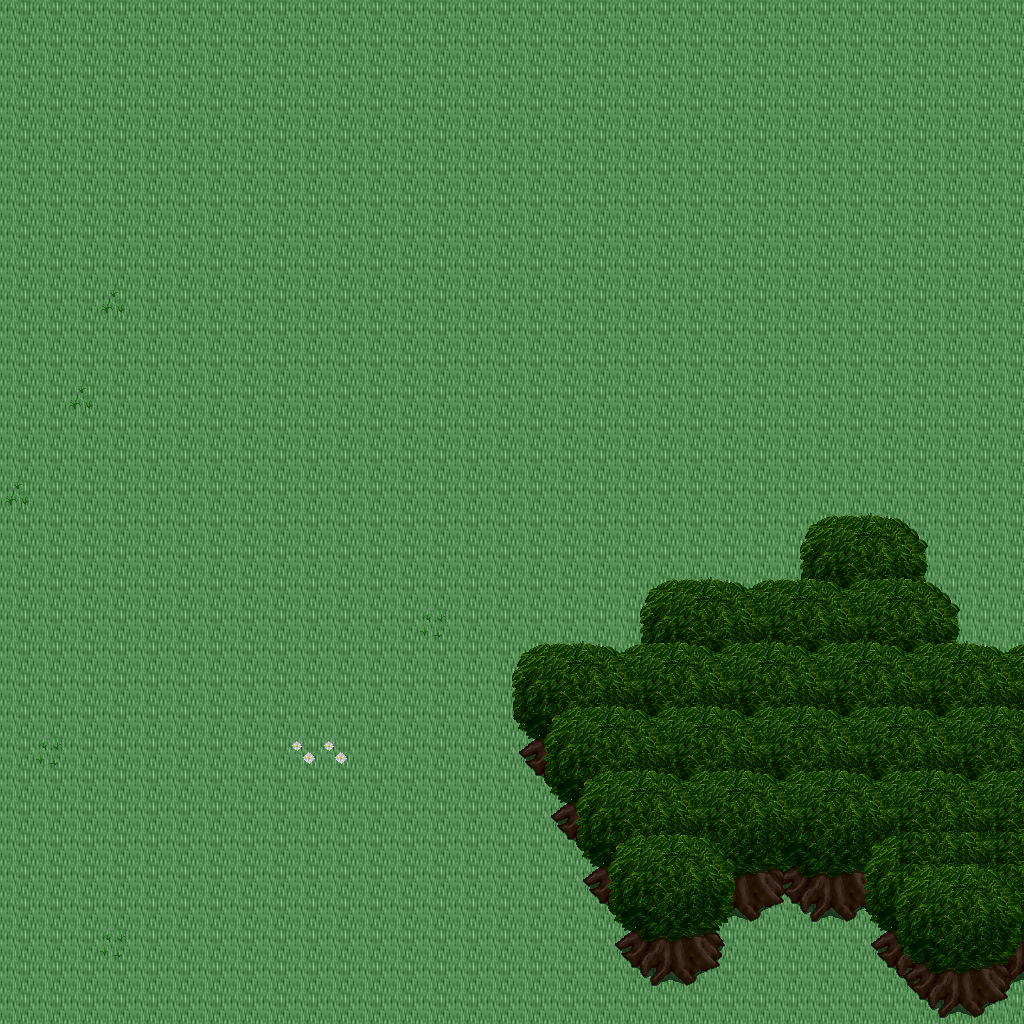

Tiled map render using the project's own tile images. Description and the map definition, with tile-layer contents summarised, below:
An orthogonal 32x32 tile map with 32x32 px tiles, 5 tile layers (Ground, Objects, Objects2, Above, ...), 1 hidden layer not drawn, 18 tilesets.

<map version="1.10" tiledversion="1.11.0" orientation="orthogonal" renderorder="right-down" width="32" height="32" tilewidth="32" tileheight="32" infinite="0" nextlayerid="11" nextobjectid="1">
 <tileset firstgid="1" name="ground_ground" tilewidth="32" tileheight="32" tilecount="33" columns="3">
  <image source="../drawable/ground_ground.png" width="96" height="352" />
 </tileset>
 <tileset firstgid="34" name="plant_flower_daisy_white" tilewidth="32" tileheight="32" tilecount="8" columns="2">
  <image source="../drawable/plant_flower_daisy_white.png" width="64" height="128" />
 </tileset>
 <tileset firstgid="42" name="plant_grasses" tilewidth="32" tileheight="32" tilecount="6" columns="3">
  <image source="../drawable/plant_grasses.png" width="96" height="64" />
 </tileset>
 <tileset firstgid="48" name="plant_flower_daisy_yellow" tilewidth="32" tileheight="32" tilecount="8" columns="2">
  <image source="../drawable/plant_flower_daisy_yellow.png" width="64" height="128" />
 </tileset>
 <tileset firstgid="56" name="plant_flower_daisy_blue" tilewidth="32" tileheight="32" tilecount="8" columns="2">
  <image source="../drawable/plant_flower_daisy_blue.png" width="64" height="128" />
 </tileset>
 <tileset firstgid="64" name="plant_flower_daisy_red" tilewidth="32" tileheight="32" tilecount="8" columns="2">
  <image source="../drawable/plant_flower_daisy_red.png" width="64" height="128" />
 </tileset>
 <tileset firstgid="72" name="plant_tree_tree_darkgreen" tilewidth="32" tileheight="32" tilecount="88" columns="8">
  <image source="../drawable/plant_tree_tree_darkgreen.png" width="256" height="352" />
 </tileset>
 <tileset firstgid="160" name="logic_creature_animal" tilewidth="32" tileheight="32" tilecount="32" columns="8">
  <image source="../drawable/logic_creature_animal.png" width="256" height="128" />
 </tileset>
 <tileset firstgid="192" name="logic_creature_elf" tilewidth="32" tileheight="32" tilecount="16" columns="8">
  <image source="../drawable/logic_creature_elf.png" width="256" height="64" />
 </tileset>
 <tileset firstgid="208" name="logic_collision" tilewidth="32" tileheight="32" tilecount="1" columns="1">
  <image source="../drawable/logic_collision.png" width="32" height="32" />
 </tileset>
 <tileset firstgid="209" name="logic_creature_human_evil" tilewidth="32" tileheight="32" tilecount="16" columns="8">
  <image source="../drawable/logic_creature_human_evil.png" width="256" height="64" />
 </tileset>
 <tileset firstgid="225" name="logic_portal" tilewidth="32" tileheight="32" tilecount="24" columns="8">
  <image source="../drawable/logic_portal.png" width="256" height="96" />
 </tileset>
 <tileset firstgid="249" name="ground_green_paving" tilewidth="32" tileheight="32" tilecount="18" columns="3">
  <image source="../drawable/ground_green_paving.png" width="96" height="192" />
 </tileset>
 <tileset firstgid="267" name="ground_water_swamp_water" tilewidth="32" tileheight="32" tilecount="33" columns="3">
  <image source="../drawable/ground_water_swamp_water.png" width="96" height="352" />
 </tileset>
 <tileset firstgid="300" name="plant_grasses_swamp" tilewidth="32" tileheight="32" tilecount="42" columns="6">
  <image source="../drawable/plant_grasses_swamp.png" width="192" height="224" />
 </tileset>
 <tileset firstgid="342" name="logic_protection" tilewidth="32" tileheight="32" tilecount="2" columns="2">
  <image source="../drawable/logic_protection.png" width="64" height="32" />
 </tileset>
 <tileset firstgid="344" name="logic_creature_ogre" tilewidth="32" tileheight="32" tilecount="4" columns="4">
  <image source="../drawable/logic_creature_ogre.png" width="128" height="32" />
 </tileset>
 <tileset firstgid="348" name="logic_creature_undead_skeleton" tilewidth="32" tileheight="32" tilecount="6" columns="6">
  <image source="../drawable/logic_creature_undead_skeleton.png" width="192" height="32" />
 </tileset>
 <layer id="1" name="Ground" width="32" height="32">
  <data>[1024 cells, 1024 non-empty, 1 distinct tile ids]</data>
 </layer>
 <layer id="2" name="Objects" width="32" height="32">
  <data>[1024 cells, 148 non-empty, 19 distinct tile ids]</data>
 </layer>
 <layer id="3" name="Objects2" width="32" height="32">
  <data>[1024 cells, 0 non-empty, 0 distinct tile ids]</data>
 </layer>
 <layer id="4" name="Above" width="32" height="32">
  <data>[1024 cells, 147 non-empty, 19 distinct tile ids]</data>
 </layer>
 <layer id="5" name="Above2" width="32" height="32">
  <data>[1024 cells, 69 non-empty, 15 distinct tile ids]</data>
 </layer>
 <layer id="6" name="Walkable" width="32" height="32" visible="0">
  <data>[1024 cells, 127 non-empty, 1 distinct tile ids]</data>
 </layer>
 <objectgroup id="7" name="Mapevents" />
 <objectgroup id="8" name="Spawn" />
 <objectgroup id="9" name="Keys" />
 <objectgroup id="10" name="Replace" />
</map>
